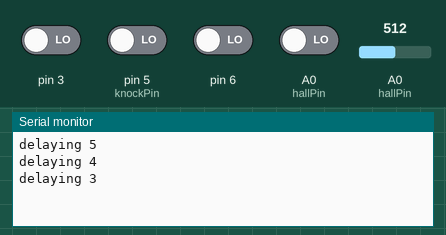
Recording of a sketch running on a simulated Arduino Uno, built with avr-gcc and run on an emulated ATmega328P. Shown: the last lines printed to the serial monitor. The inputs (shaded band) are chosen by the test bench; at power-on: A0 (hallPin), pin 3, pin 5 (knockPin), pin 6 LOW, A0 (hallPin) = 512.

Above: at 2.8 s.
2.9 s: A0 (hallPin) set to 539
At 5.8 s:
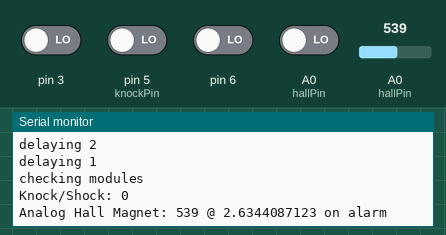
6.5 s: pin 5 (knockPin) driven HIGH
9.5 s: A0 (hallPin) set to 511
At 10.5 s:
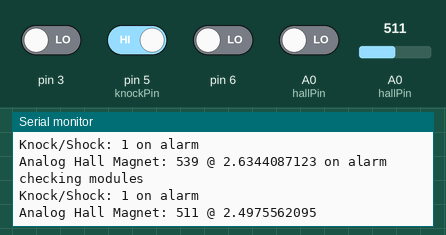
Timing chart, 0 to 12.5 s (numbered marks = the images above; inputs shaded):
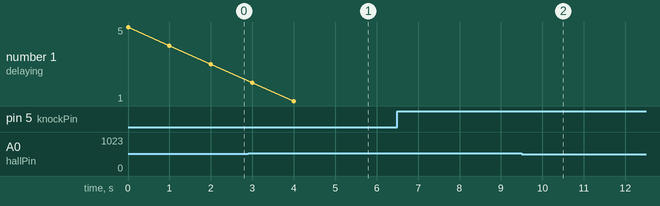

The sketch:

sensor2.ino
```cpp
// sensor array #2: shock magnetic

// libraries
#include <Wire.h>

// setup system
int systat, setAlarm = 0;
int alarmCounter = 5; // cycles to delay checking
#define i2cAdd  20 // i2c address

// pin registry
const int knockPin = 5;
const int hallPin = A0;
const int button1 = 3;
const int button2 = 6;

// component registry
#include "./modules/singleDigitalPin.h" // a generic way to add sensors that uses a single digital pin

// alarm Protocol
void initAlarm(){

}
void doAlarm(){
	Serial.println("On alarm !!!");
}

// modules
void initModules(){
	initDigital(knockPin);
	initDigital(hallPin);
}
void checkModules(){
	setAlarm = 0;
	systat = checkDigital(knockPin);
	Serial.print("Knock/Shock: ");
	Serial.print(systat);
	if(systat == HIGH){
		Serial.print(" on alarm");
		setAlarm = 21;
	}
	Serial.println(" ");


	systat = analogRead(hallPin);
	Serial.print("Analog Hall Magnet: ");
	float voltage = systat * (5.0/1023);
	Serial.print(systat, DEC);
	Serial.print(" @ ");
	Serial.print(voltage, DEC);

	if(voltage > 2.6){
		Serial.print(" on alarm");
		setAlarm = 22;
	}
	Serial.println(" ");

if(setAlarm < 20){
    setAlarm = 0;
  }
}
////////////////////////////////////////////////////
// main functions
void setup(){
	Wire.begin(i2cAdd);
	Wire.onRequest(i2cRequest);
	Serial.begin(9600);
	initAlarm();
	initModules();
}
void i2cRequest(){
	Serial.print("Sending: ");
	Serial.println(setAlarm);
	Wire.write(setAlarm);
}

void loop(){
	//if(setAlarm == LOW){
		if(alarmCounter > 0){
			Serial.print("delaying ");
			Serial.println(alarmCounter);

			systat = checkDigital(knockPin);
			systat = checkDigital(hallPin);
			systat = checkDigital(button1);
			systat = checkDigital(button2);
			alarmCounter--;
		}else{
			Serial.println("checking modules");
			checkModules();
		}
	//}
	delay(1000);
}
```

singleDigitalPin.h
```cpp
// setup and check a sensor that uses a single digital pin as input

void initDigital(int dPin){
	pinMode(dPin,INPUT);
}

int checkDigital(int dPin){
	return digitalRead(dPin);
}
```

Measured:
- the behaviour switches between 531 and 532 on A0 (hallPin) (found by bisection; images 0 and 1)
- after the input at 2.9 s, the serial monitor: prints a new line after 2.1 s (image 1)
- after the input at 9.5 s, the serial monitor: prints a new line after 0.68 s (image 2)
